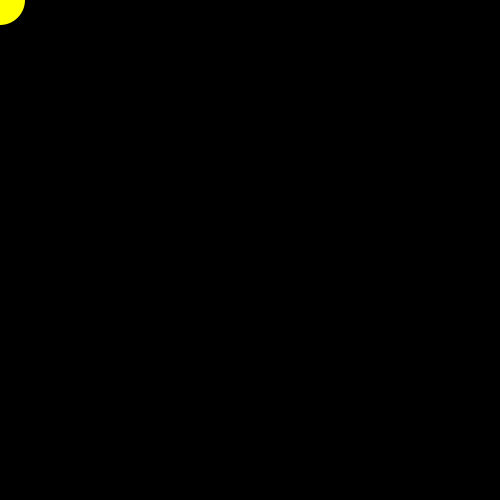
Frame 1 (no input)
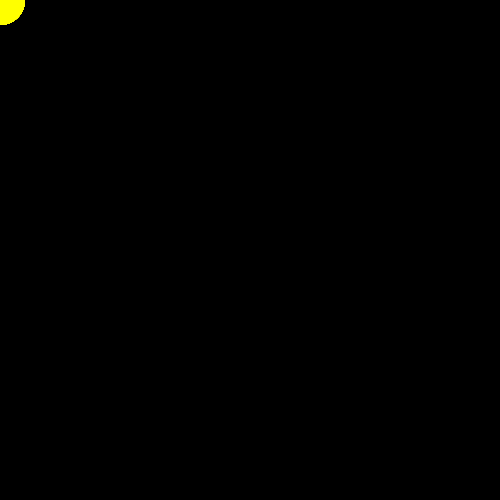
Frame 60 (the mouse pressed at the canvas centre just before this capture)
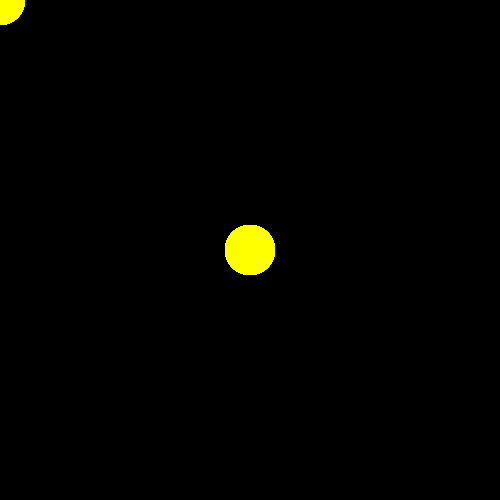
Frame 120 (the mouse held since frame 60 and released just before this capture)

The Processing sketch that drew these frames (run headless with seeded random() and noise(); from frame 60 on, the mouse is pressed at the canvas centre):

// Processing sketch: ex12_extend_01
// ── ex12_extend_01.pde
// [질문12.2]의 mousePressed() 대신 시스템 변수인 mousePressed를 사용

float x, y, d = 50.0;

void setup() {
  size(500, 500);
  background(0);
}

void draw() {
  noStroke();
  fill(255, 255, 0);
  ellipse(x, y, d, d);
  if (mousePressed) {
    x = mouseX;
    y = mouseY;
  }
}
